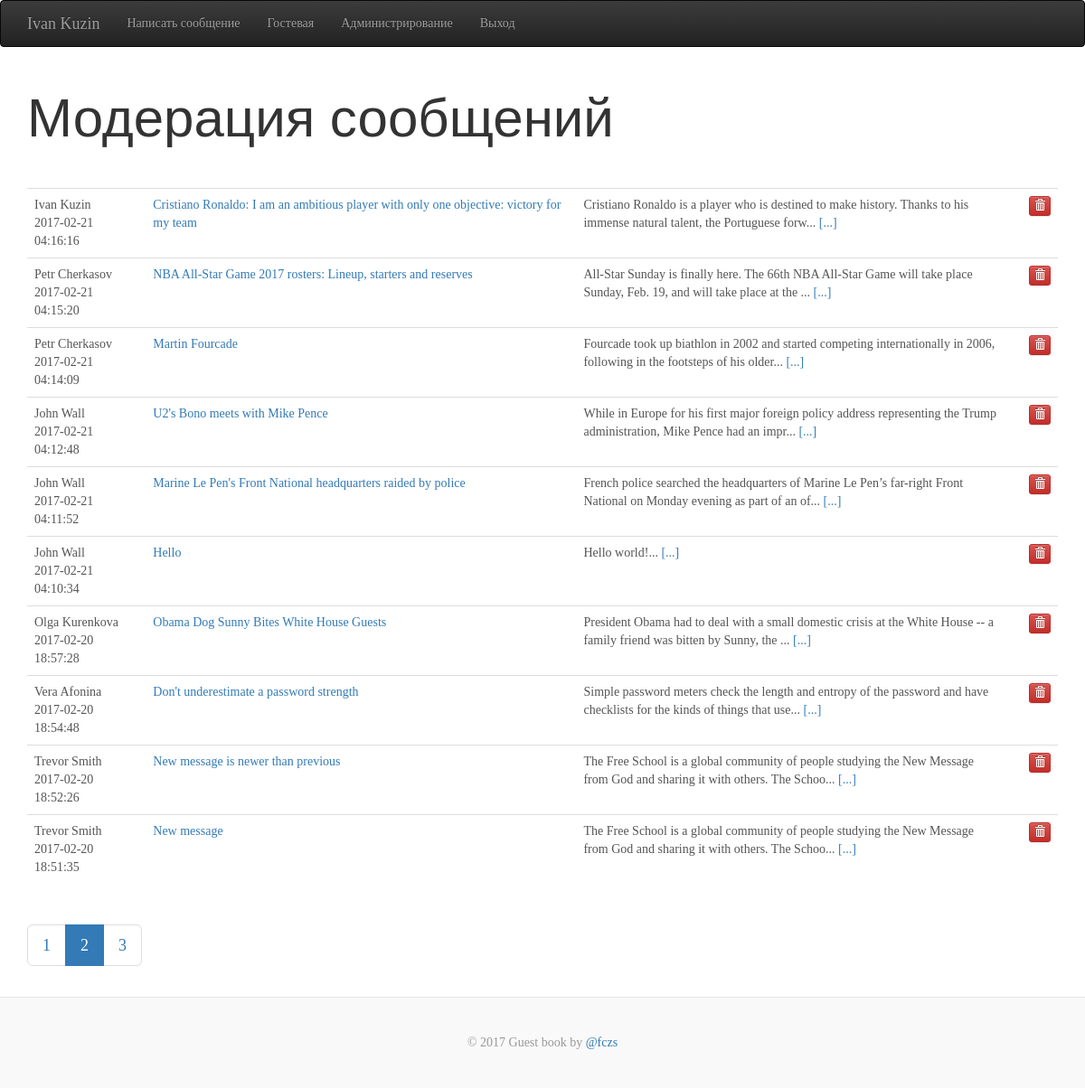
/messages/index.php?PAGE=2 (signed in), run on the app's committed database.
### tables this page shows
CREATE TABLE `gb_user` (
  `ID` int(11) NOT NULL,
  `NAME` varchar(255) NOT NULL,
  `EMAIL` varchar(255) NOT NULL,
  `PASSWORD` varchar(255) NOT NULL,
  `GROUP_ID` int(11) NOT NULL DEFAULT '2'
);

CREATE TABLE `gb_messages` (
  `ID` int(11) NOT NULL,
  `DATE` datetime NOT NULL DEFAULT CURRENT_TIMESTAMP,
  `AUTHOR_ID` int(11) NOT NULL,
  `TITLE` varchar(255) NOT NULL,
  `MESSAGE` longtext NOT NULL,
  `PUBLISHED` char(1) NOT NULL DEFAULT 'N'
);

### engine/PDOWorker.php (called while the page is built, shortened)
<?php
class PDOWorker
{
    private static $PDOInstance;
    public function __construct($dbHost, $dbName, $charset, $dbUser, $dbPassword)
    {
        if (!self::$PDOInstance) {
            try {
                self::$PDOInstance = new PDO('mysql:host=' . $dbHost . ';dbname=' . $dbName . ';charset=' . $charset, $dbUser, $dbPassword);
                self::$PDOInstance->setAttribute(PDO::ATTR_EMULATE_PREPARES, false);
            } catch (PDOException $e) {
                file_put_contents(ROOT_DIR . '/engine/log/error.log', date("d.m.Y H:i:s") . ": " . $e->getMessage() . "\n", FILE_APPEND);
                die(DB_CONNECTION_ERROR);
            }
        }
        return self::$PDOInstance;
    }
    public function fetchAllAssoc($statement)
    {
        return self::$PDOInstance->query($statement)->fetchAll(PDO::FETCH_ASSOC);
    }
    public function fetchColAssoc($statement, $data)
    {
        $dbData = self::$PDOInstance->prepare($statement);
        $dbData->execute($data);
        return $dbData->fetchColumn();
    }
}

### engine/Prolog.php (called while the page is built, shortened)
<?php
require_once($_SERVER["DOCUMENT_ROOT"] . "/engine/MessagesOutput.php");
require_once($_SERVER["DOCUMENT_ROOT"] . "/engine/Users.php");
$messages = new MessagesOutput();
$users = new Users();

### engine/Users.php (called while the page is built, shortened)
<?php
require_once($_SERVER["DOCUMENT_ROOT"] . "/engine/PDOWorker.php");
class Users
{
    private static $pdoObj = null;
    public function __construct()
    {
        self::$pdoObj = new PDOWorker(DB_HOST, DB_NAME, DB_CHARSET, DB_USER, DB_PASSWORD);
    }
    public function getUserFields($idArr)
    {
        $users = self::$pdoObj->fetchAllAssoc("SELECT ID, NAME, EMAIL FROM `gb_user` WHERE ID IN (" . implode(',', $idArr) . ")");
        $userFields = [];
        foreach ($users as $user) {
            $userFields[$user["ID"]] = $user;
        }
        return $userFields;
    }
    public function isUser()
    {
        return isset($_SESSION["LOGIN_USER"]) ? true : false;
    }
    public function isAdmin()
    {
        $group = "";
        if ($this->isUser()) {
            $data = array("email" => $_SESSION["LOGIN_USER"]);
            $group = self::$pdoObj->fetchColAssoc("SELECT GROUP_ID FROM `gb_user` WHERE EMAIL = :email", $data);
        }
        return $group == ADMIN_GROUP ? true : false;
    }
    public function getUserName()
    {
        $user_name = "";
        if ($this->isUser()) {
            $data = array("email" => $_SESSION["LOGIN_USER"]);
            $user_name = self::$pdoObj->fetchColAssoc("SELECT NAME FROM `gb_user` WHERE EMAIL = :email", $data);
        }
        return $user_name;
    }
}

### engine/PaginationTrait.php (called while the page is built, shortened)
<?php
Trait PaginationTrait
{
    public function getPageNum()
    {
        $pageNum = 1;
        if (!empty($_GET["PAGE"])) {
            $pageNum = $_GET["PAGE"];
        }
        return $pageNum;
    }
}

### engine/MessagesOutput.php (called while the page is built, shortened)
<?php
require_once($_SERVER["DOCUMENT_ROOT"] . "/engine/PDOWorker.php");
require_once($_SERVER["DOCUMENT_ROOT"] . "/engine/PaginationTrait.php");
class MessagesOutput
{
    private static $pdoObj = null;
    private $allMessages = "SELECT * FROM `gb_messages`";
    public function __construct()
    {
        self::$pdoObj = new PDOWorker(DB_HOST, DB_NAME, DB_CHARSET, DB_USER, DB_PASSWORD);
    }
    private function getMessages($options = "")
    {
        return(self::$pdoObj->fetchAllAssoc($this->allMessages . $options));
    }
    public function getAdminPage()
    {
        $offset = ($this->getPageNum() - 1) * ADMIN_PAGE_MESSAGES;
        return($this->getMessages(" ORDER BY ID DESC LIMIT " . ADMIN_PAGE_MESSAGES . " OFFSET " . $offset));
    }
}

### template/elements/admin_messages.php (the view, shortened to what this page needs)
<?php
$authorIdArr = [];
$tmpMessages = [];
foreach ($messages->getAdminPage() as $k => $v) {
    $authorIdArr[$k] = $v["AUTHOR_ID"];
    $tmpMessages[$k] = $v;
}
$authorFields = $users->getUserFields($authorIdArr);
foreach ($tmpMessages as $message): ?>
    <tr<?php if ($message["PUBLISHED"] == "N"): ?> class="warning"<?php endif; ?> id="<?=$message["ID"]?>">
        <td>
            <div><?=$authorFields[$message["AUTHOR_ID"]]["NAME"]?></div>
            <div><?=$message["DATE"]?></div>
        </td>
        <td>
            <a href="detail.php?ID=<?=$message["ID"]?>"><?=$message["TITLE"]?></a>
        </td>
        <td class="hidden-xs">
            <?=substr($message["MESSAGE"], 0, ADMIN_MESSAGE_LENGTH)?>... <a href="detail.php?ID=<?=$message["ID"]?>">[...]</a>
        </td>
        <td class="hidden-xs">
        </td>
        <td class="hidden-xs">
            <button type="button"
                    class="btn btn-xs btn-danger delete"
                    data-id="<?=$message["ID"]?>"
                    data-toggle="tooltip"
                    data-placement="top"
                    title="<?=DELETE_BUTTON?>">
                <span class="glyphicon glyphicon-trash" aria-hidden="true"></span>
            </button>
        </td>
    </tr>
<?php endforeach; ?>

### template/header.php (shortened to what this page needs)
<!DOCTYPE html>
<html lang="ru">
<head>
    <link rel="stylesheet" href="https://maxcdn.bootstrapcdn.com/bootstrap/3.3.7/css/bootstrap.min.css">
    <link rel="stylesheet" href="https://maxcdn.bootstrapcdn.com/bootstrap/3.3.7/css/bootstrap-theme.min.css">
    <link rel="stylesheet" href="/template/css/style.css">
</head>
<body>
<div class="gp-page">
    <nav class="navbar navbar-inverse">
        <div class="container">
            <div class="navbar-header">
                <span class="navbar-brand">
                    <?php if($users->isUser()): ?>
                        <?=$users->getUserName();?>
                    <?php else: ?>
                        <span class="glyphicon glyphicon-book" aria-hidden="true"></span>
                    <?php endif; ?>
                </span>
            </div>
            <div id="navbar" class="navbar-collapse collapse">
                <ul class="nav navbar-nav">
                    <?php if($users->isUser()): ?>
                        <li><a href="#" type="button" data-toggle="modal" data-target="#Modal_Message"><?=WRITE_MESSAGE_OPTION?></a></li>
                        <?php if($users->isAdmin()): ?>
                            <li><a href="/"><?=HOME_OPTION?></a></li>
                            <li><a href="/messages/"><?=ADMIN_OPTION?></a></li>
                        <?php endif; ?>
                        <li><a href="#" class="logout"><?=LOGOUT_OPTION?></a></li>
                    <?php else: ?>
                        <li><a href="#" type="button" data-toggle="modal" data-target="#Modal_Login"><?=LOGIN_OPTION?></a></li>
                    <?php endif; ?>
                </ul>
            </div>
        </div>
    </nav>
    <div class="container">

### template/css/style.css (style rules this page uses)
html { position: relative; min-height: 100%; }
body { font-family: Georgia, "Times New Roman", Times, serif; color: #555; margin-bottom: 180px; }
.gp-page { min-height: 100%; height: auto !important; margin: 0 auto -101px; }
.table td { max-width: 500px; }

### data on the page
gb_user: NAME "Ivan Kuzin"
gb_messages: AUTHOR_ID.NAME "Ivan Kuzin", DATE "2017-02-21 04:16:16", TITLE "Cristiano Ronaldo: I am an ambitious player with only one objective: victory for my team", MESSAGE "Cristiano Ronaldo is a player who is destined to make history. Thanks to his immense natural talent, the Portuguese forw"
gb_messages: AUTHOR_ID.NAME "Petr Cherkasov", DATE "2017-02-21 04:15:20", TITLE "NBA All-Star Game 2017 rosters: Lineup, starters and reserves", MESSAGE "All-Star Sunday is finally here. The 66th NBA All-Star Game will take place Sunday, Feb. 19, and will take place at the"
gb_messages: AUTHOR_ID.NAME "Petr Cherkasov", DATE "2017-02-21 04:14:09", TITLE "Martin Fourcade", MESSAGE "Fourcade took up biathlon in 2002 and started competing internationally in 2006, following in the footsteps of his older"
gb_messages: AUTHOR_ID.NAME "John Wall", DATE "2017-02-21 04:12:48", TITLE "U2's Bono meets with Mike Pence", MESSAGE "While in Europe for his first major foreign policy address representing the Trump administration, Mike Pence had an impr"
gb_messages: AUTHOR_ID.NAME "John Wall", DATE "2017-02-21 04:11:52", TITLE "Marine Le Pen's Front National headquarters raided by police", MESSAGE "French police searched the headquarters of Marine Le Pen’s far-right Front National on Monday evening as part of an of"
gb_messages: AUTHOR_ID.NAME "John Wall", DATE "2017-02-21 04:10:34", TITLE "Hello", MESSAGE "Hello world!"
gb_messages: AUTHOR_ID.NAME "Olga Kurenkova", DATE "2017-02-20 18:57:28", TITLE "Obama Dog Sunny Bites White House Guests", MESSAGE "President Obama had to deal with a small domestic crisis at the White House -- a family friend was bitten by Sunny, the"
gb_messages: AUTHOR_ID.NAME "Vera Afonina", DATE "2017-02-20 18:54:48", TITLE "Don't underestimate a password strength", MESSAGE "Simple password meters check the length and entropy of the password and have checklists for the kinds of things that use"
gb_messages: AUTHOR_ID.NAME "Trevor Smith", DATE "2017-02-20 18:52:26", TITLE "New message is newer than previous", MESSAGE "The Free School is a global community of people studying the New Message from God and sharing it with others. The Schoo"
gb_messages: AUTHOR_ID.NAME "Trevor Smith", DATE "2017-02-20 18:51:35", TITLE "New message", MESSAGE "The Free School is a global community of people studying the New Message from God and sharing it with others. The Schoo"

### other printed values
WRITE_MESSAGE_OPTION "Написать сообщение"
HOME_OPTION "Гостевая"
ADMIN_OPTION "Администрирование"
LOGOUT_OPTION "Выход"
MESSAGES_TITLE "Модерация сообщений"
